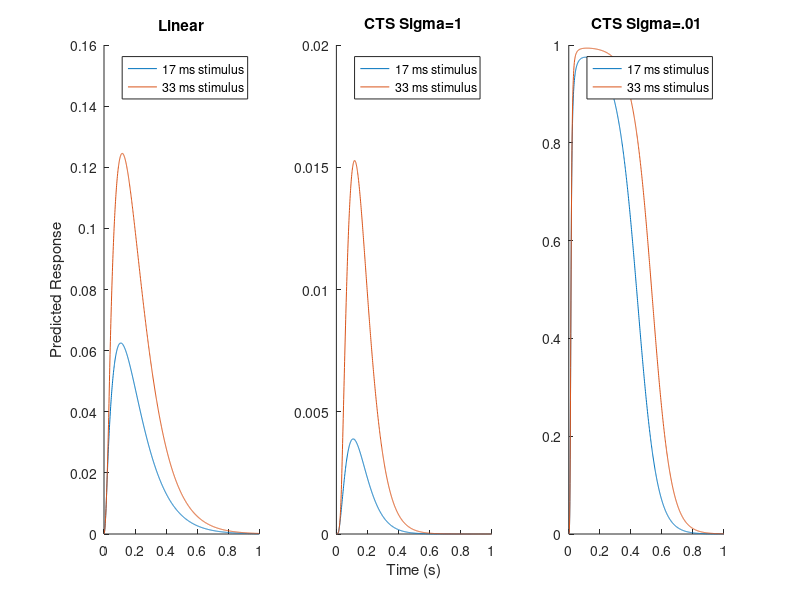

MATLAB code to generate this figure:
t   = 0:0.001:1;

tau = 0.100;

h   = t .* exp(-t/tau);

h   = double(h/sum(h));

 

s1  = double(t<1/60);

s2  = double(t<2/60);

 

r1.linear = conv(s1, h, 'full');

r2.linear = conv(s2, h, 'full');

r1.linear = r1.linear(1:length(t));

r2.linear = r2.linear(1:length(t));

 

cts = @(x,s) x.^2./(s^2+x.^2);

 
figure
set(gcf, 'Color', 'w');

subplot(1,3,1)

plot(t, r1.linear, t, r2.linear)

title('Linear')

ylabel('Predicted Response')

legend('17 ms stimulus', '33 ms stimulus'), box off

 

subplot(1,3,2)

plot(t, cts(r1.linear,1), t, cts(r2.linear,1))

title('CTS Sigma=1')

xlabel('Time (s)')

legend('17 ms stimulus', '33 ms stimulus'), box off

 

subplot(1,3,3)

plot(t, cts(r1.linear,.01), t, cts(r2.linear,.01))

title('CTS Sigma=.01')

legend('17 ms stimulus', '33 ms stimulus'), box off